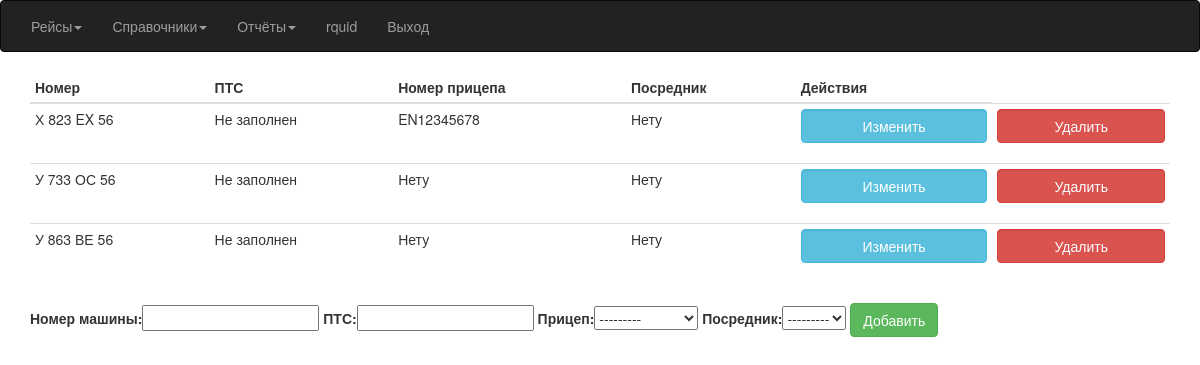
Before: /Car/ (signed in) with the older database file.
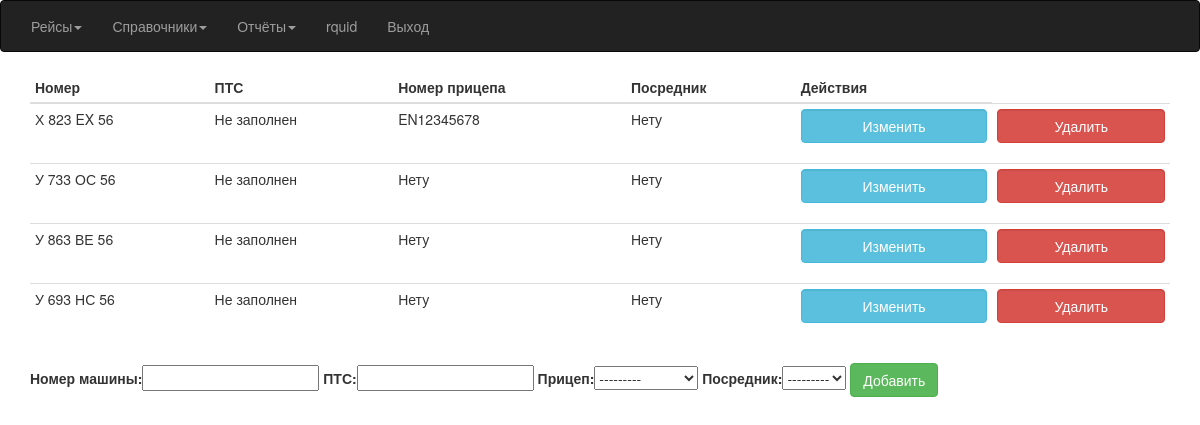
After: the same page with the newer database file.
### Avtoregion/models.py (models this page shows, shortened)
class Car(models.Model):
    id_car = models.AutoField(primary_key=True)
    number = models.CharField(max_length=11, unique=True, verbose_name='Номер машины')
    pts = models.CharField(max_length=10, null=True, blank=True, verbose_name='ПТС')
    trailer = models.ForeignKey(Trailer, blank=True, null=True)
    mediator = models.ForeignKey(Mediator, blank=True, null=True)

class Trailer(models.Model):
    id_trailer = models.AutoField(primary_key=True)
    number = models.CharField(max_length=10)
    def __str__(self):
        return '%s' % self.number

### Avtoregion/views.py (the view)
# urls.py: url(r'^Car/$', views.CarViewList.as_view(), name='CarList'),
class CarViewList(LoginRequiredMixin, ListView):
    model = Car
    template_name = 'car.html'
    context_object_name = 'qCar'
    def get_context_data(self, **kwargs):
        context = super().get_context_data(**kwargs)
        context['form'] = CarForm()
        return context

### Avtoregion/forms.py
class CarForm(ModelForm):
    class Meta:
        model = Car
        fields = ['number', 'pts', 'trailer', 'mediator']
        labels = {'number': 'Номер машины', 'pts': 'ПТС', 'trailer': 'Прицеп', 'mediator': 'Посредник'}

### templates/car.html (shortened to what this page needs)
{% extends "index.html" %}
{% block content %}
 <div class="container">
 <div class="table-responsive">
 {% if qCar %}
	 <table class="table table-hover table-condensed">
		 <thead>
			 <th>Номер</th>
			 <th>ПТС</th>
			 <th>Номер прицепа</th>
             <th>Посредник</th>
             <th>Действия</th>
		 </thead>
		 <tbody>
	 {% for q in qCar %}
	    <tr>
		    <td>
					{{ q.number }}
		    </td>
		    <td>
			        {{ q.pts|default_if_none:'Не заполнен' }}
		    </td>
		    <td>
					{{ q.trailer|default_if_none:'Нету' }}
		    </td>
            <td>
                    {{ q.mediator|default_if_none:'Нету' }}
            </td>
		    <td>
                <div class="form-group">
					<form action="update{{ q.pk }}" method="get">
                        <button class="btn btn-info form-control">Изменить</button>
		            </form>
                </div>
		 </td>
		    <td>
                <div class="form-group">
		 <form action="{% url 'CarDelete' %}" method="post">
			 <button class="btn btn-danger form-control delete-confirmation">Удалить</button>
		 </form>
         </div>
	     </td>
	    </tr>
	 {% endfor %}
		 </tbody>
	 </table>
 {% endif %}
 </div>
 <form action="add" method="post">
    {{ form.as_table }}
    <button class="btn btn-success">Добавить</button>
</form>
 </div>
{% endblock %}

Changed rows visible on the page:
added Car: number "У 693 НС 56", pts "Не заполнен", trailer "Нету", mediator "Нету"
